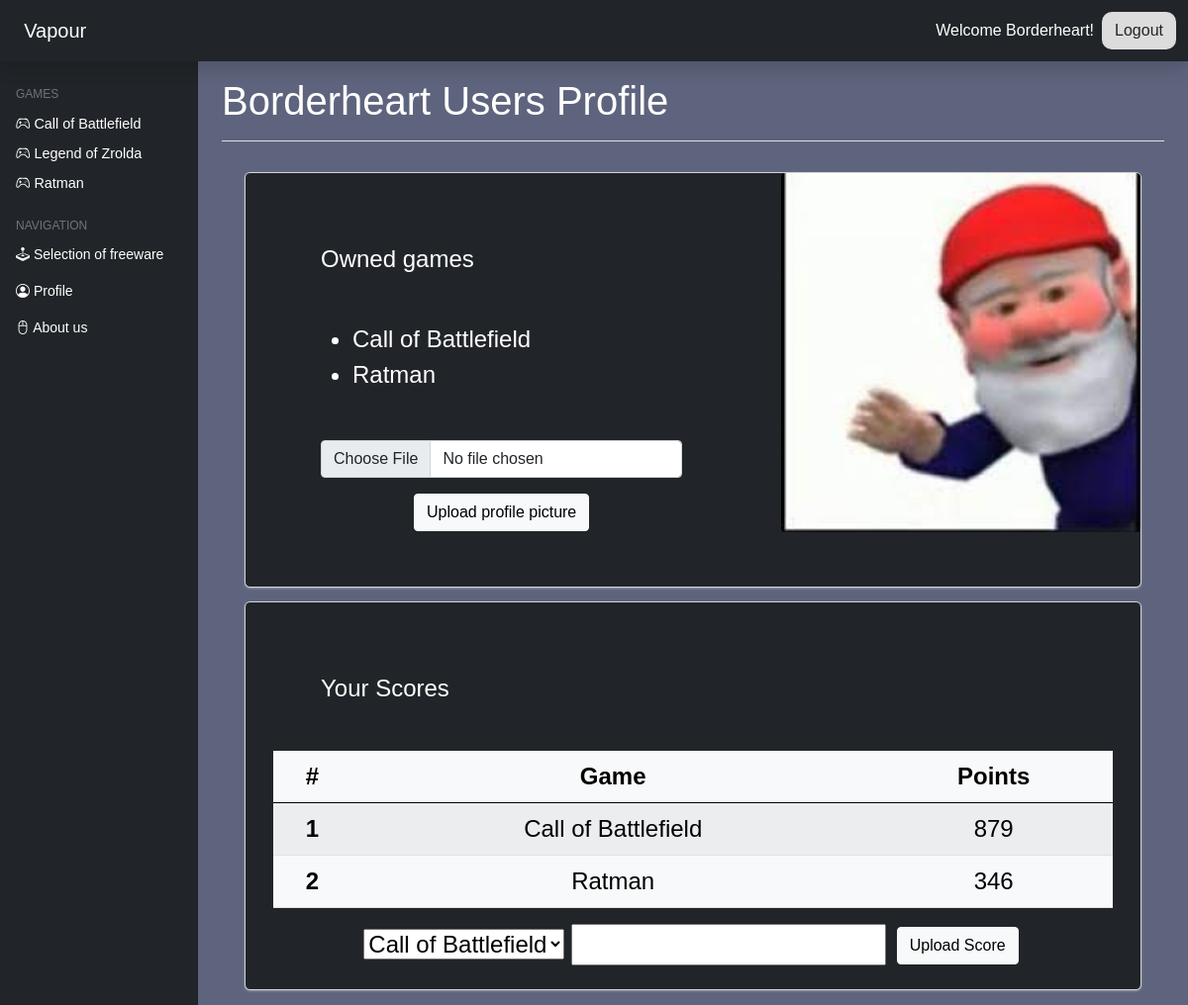
/profile.php (signed in), run on the app's committed database.
### tables this page shows
CREATE TABLE `games` (
  `gameId` int(11) NOT NULL,
  `gameName` varchar(255) NOT NULL,
  `gameType` varchar(255) NOT NULL,
  `gamePic` varchar(255) DEFAULT NULL,
  `gameDesc` varchar(500) DEFAULT NULL
);

CREATE TABLE `users` (
  `userId` int(11) NOT NULL,
  `userName` varchar(255) NOT NULL,
  `userPassword` varchar(255) NOT NULL,
  `userEmail` varchar(255) NOT NULL,
  `userPicture` varchar(255) DEFAULT NULL,
  `userAdmin` bit(1) DEFAULT b'0'
);

CREATE TABLE `ahighscores` (
  `aScoreId` int(11) NOT NULL,
  `aUId` int(11) NOT NULL,
  `aGId` int(11) NOT NULL,
  `aScorePoints` int(11) NOT NULL
);

### inc/inc_profquery.php (called while the page is built, shortened)
<?php
require "inc_connection.php";
$games = 'SELECT `games`.`gameName`
FROM `users`
    LEFT JOIN `owngames` ON `owngames`.`ownUId` = `users`.`userId`
    LEFT JOIN `games` ON `owngames`.`ownGId` = `games`.`gameId`
WHERE `users`.`userName` ="'.$_SESSION["username"].'"';
$resultgames = mysqli_query($connection,$games);
$scores = 'SELECT `ahighscores`.`aScorePoints`, `users`.`userId`, `games`.`gameName`
FROM `users`
    LEFT JOIN `ahighscores` ON `ahighscores`.`aUId` = `users`.`userId`
    LEFT JOIN `games` ON `ahighscores`.`aGId` = `games`.`gameId`
    WHERE `users`.`userName` ="'.$_SESSION["username"].'"
    LIMIT 5';
$resultscores = mysqli_query($connection,$scores);
$profilepic = 'SELECT `users`.`userPicture`
FROM `users`
WHERE `users`.`userName` = "'.$_SESSION['username'].'" LIMIT 1';
    $querypic = mysqli_query($connection,$profilepic);
    $resultpic = mysqli_fetch_assoc($querypic);
    $valuepic = $resultpic["userPicture"];
    $resultgames2 = mysqli_query($connection,$games);

### profile.php (the view)
<?php
require 'header.php';
require 'inc/inc_profquery.php';
?>
<main class="col-md-9 ms-sm-auto col-lg-10 px-md-4">
  <div class="d-flex justify-content-between flex-wrap flex-md-nowrap align-items-center pt-3 pb-2 mb-3 border-bottom">
    <h1 class="h1 text-white "><?php echo '' . $_SESSION["username"] . ' Users Profile' ?></h1>
  </div>
  <div class="d-flex justify-content-between flex-wrap text-white" style="font-size: 1.5rem;">
    <div class="container-fluid">
      <div class="card bg-dark my-3">
        <div class="row">
          <div class="col-md-7 px-3">
            <div class="card-block px-6">
              <h4 class="card-title mx-5 my-5">Owned games</h4>
              <p class="card-text">
                <ul class="mx-5 my-5">
                  <?php
                  while ($row = mysqli_fetch_assoc($resultgames)) {
                    echo '
                    <li>' . $row['gameName'] . '</li>';
                  }
                  ?>
                </ul>
                <form method="post" action="inc/inc_profilepic.php" enctype="multipart/form-data">
                <div class="form-group text-center mx-5 mt-auto">
                <input name="profilePic" class="form-control" type="file">
                   <button type="submit" name="submit" class="btn btn-light mx-5 my-3">Upload profile picture</button>
                   </div>
                </form>
              </p>
            </div>
          </div>
          <div class="col-md-5">
            <?php
            if ($valuepic == NULL) {
              echo '
              <img src="IMG/def.jpg" class="img-fluid card-img rounded mx-auto d-block">';
            }
            else {
              echo '
                  <img src="IMG/' . $valuepic . '" class="img-fluid card-img rounded mx-auto d-block">';
            }
            ?>
          </div>
        </div>
      </div>
      <div class="card bg-dark my-3">
        <div class="row">
          <div class="col-md-12 px-3">
            <div class="card-block px-6">
              <h4 class="card-title mx-5 my-5">Your Scores</h4>
              <div class="table-responsive">
                <table class="table table-striped table-light text-center">
                  <thead>
                    <tr>
                      <th scope="col">#</th>
                      <th scope="col">Game</th>
                      <th scope="col">Points</th>
                    </tr>
                  </thead>
                  <tbody>
                    <?php
                    $place = 0;
                    while ($row = mysqli_fetch_assoc($resultscores)) {
                      echo '
                        <tr>
                          <th scope="row">' . strval($place = $place + 1) . '</th>
                          <td>' . $row["gameName"] . '</td>
                          <td>' . $row["aScorePoints"] . '</td>
                        </tr>';
                    }
                    ?>
                  </tbody>
                </table>
              </div>
              <div class="col-md-12">
                <form action="inc/inc_scoresub.php" method="post">
                <div class="container text-center">
                <select name="gameSelect" id="gameSelect">
                <?php
                  while ($row = mysqli_fetch_assoc($resultgames2)) {
                    echo '<option value="'.$row["gameName"].'">'.$row["gameName"].'</option>';
                  }
                  ?>
                </select>
                <input type="number" name="scoreIn">
                <button type="submit" name="scoreSubmit" class="btn btn-light mx-1">Upload Score</button>
                </div>
                </form>
              </div>
            </div>
          </div>
        </div>
      </div>
    </div>
</main>
<?php require 'footer.php'; ?>

### CSS/override.css (style rules this page uses)
body { font-size: .875rem; margin: 0px; padding: 0px; background-color: #5e647d !important; font-family: 'Trebuchet MS', 'Lucida Sans Unicode', 'Lucida Grande', 'Lucida Sans', Arial, sans-serif; }
img { display: block; max-width: 100%; height: auto; }
.card-block { font-size: 1em; position: relative; margin: 0; padding: 1em; border: none; border-top: 1px solid rgba(34, 36, 38, .1); box-shadow: none; }
.card { font-size: 1em; overflow: hidden; padding: 5; border: none; border-radius: .28571429rem; box-shadow: 0 1px 3px 0 #d4d4d5, 0 0 0 1px #d4d4d5; margin-top: 20px; }
.card-img { max-height: 100% !important; max-width: 100% !important; overflow: hidden; object-fit: cover; }

### data on the page
games: gameName "Call of Battlefield"
games: gameName "Ratman"
users: userPicture (picture)
ahighscores: aGId.gameName "Call of Battlefield", aScorePoints "879"
ahighscores: place "2", aGId.gameName "Ratman", aScorePoints "346"

### other printed values
$_SESSION['username'] "Borderheart"
$_SESSION["username"] "Borderheart"
form field gameSelect "Call of Battlefield"
